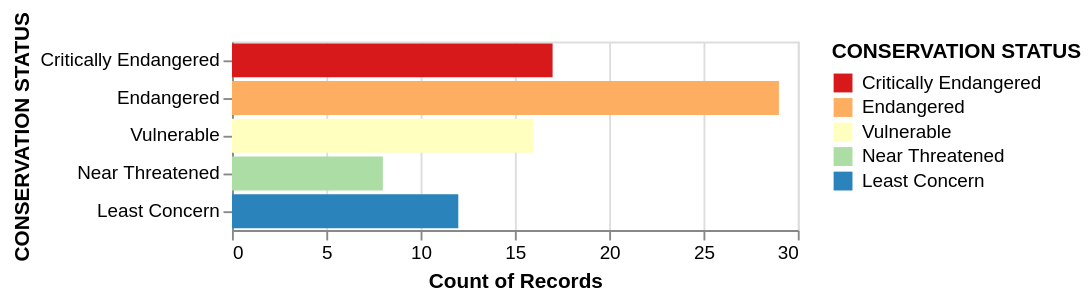

This figure's notebook cell:
### Markdown cell above
### Conservation Status

### Code cell
alt.Chart(wwfSpeciesList).mark_bar().encode(
    alt.X("count(CONSERVATION STATUS):Q"),
    alt.Y("CONSERVATION STATUS:N")
        .scale(domain=["Critically Endangered", "Endangered", "Vulnerable", "Near Threatened", "Least Concern"]),
    alt.Color("CONSERVATION STATUS:N").scale(
        domain=["Critically Endangered", "Endangered", "Vulnerable", "Near Threatened", "Least Concern"],
        range=["#d7191c", "#fdae61", "#ffffbf", "#abdda4", "#2a83ba"]
    )
).transform_filter(alt.datum["CONSERVATION STATUS"] != "")

### Figure 1 — Vega-Lite specification as saved in the notebook (floating-point values rounded to 4 significant figures)
{"config": {"view": {"continuousWidth": 300, "continuousHeight": 300}}, "data": {"name": "data-e80cb87e82b1775128dae272ba3446ce"}, "mark": {"type": "bar"}, "encoding": {"color": {"field": "CONSERVATION STATUS", "scale": {"domain": ["Critically Endangered", "Endangered", "Vulnerable", "Near Threatened", "Least Concern"], "range": ["#d7191c", "#fdae61", "#ffffbf", "#abdda4", "#2a83ba"]}, "type": "nominal"}, "x": {"aggregate": "count", "field": "CONSERVATION STATUS", "type": "quantitative"}, "y": {"field": "CONSERVATION STATUS", "scale": {"domain": ["Critically Endangered", "Endangered", "Vulnerable", "Near Threatened", "Least Concern"]}, "type": "nominal"}}, "transform": [{"filter": "(datum['CONSERVATION STATUS'] !== '')"}], "$schema": "https://vega.github.io/schema/vega-lite/v5.20.1.json", "datasets": {"data-e80cb87e82b1775128dae272ba3446ce": [{"COMMON NAME": "African forest elephant", "SCIENTIFIC NAME": null, "CONSERVATION STATUS": "Critically Endangered", "LAND/WATER": "Land", "ANIMAL CLASS": "Mammal"}, {"COMMON NAME": "Amur Leopard", "SCIENTIFIC NAME": "Panthera pardus orientalis", "CONSERVATION STATUS": "Critically Endangered", "LAND/WATER": "Land", "ANIMAL CLASS": "Mammal"}, {"COMMON NAME": "Black Rhino", "SCIENTIFIC NAME": "Diceros bicornis", "CONSERVATION STATUS": "Critically Endangered", "LAND/WATER": "Land", "ANIMAL CLASS": "Mammal"}, {"COMMON NAME": "Bornean Orangutan", "SCIENTIFIC NAME": "Pongo pygmaeus", "CONSERVATION STATUS": "Critically Endangered", "LAND/WATER": "Land", "ANIMAL CLASS": "Mammal"}, {"COMMON NAME": "Cross River Gorilla", "SCIENTIFIC NAME": "Gorilla gorilla diehli", "CONSERVATION STATUS": "Critically Endangered", "LAND/WATER": "Land", "ANIMAL CLASS": "Mammal"}, {"COMMON NAME": "Eastern Lowland Gorilla", "SCIENTIFIC NAME": "Gorilla beringei graueri", "CONSERVATION STATUS": "Critically Endangered", "LAND/WATER": "Land", "ANIMAL CLASS": "Mammal"}, {"COMMON NAME": "Hawksbill Turtle", "SCIENTIFIC NAME": "Eretmochelys imbricata", "CONSERVATION STATUS": "Critically Endangered", "LAND/WATER": "Water", "ANIMAL CLASS": "Reptile"}, {"COMMON NAME": "Javan Rhino", "SCIENTIFIC NAME": "Rhinoceros sondaicus", "CONSERVATION STATUS": "Critically Endangered", "LAND/WATER": "Land", "ANIMAL CLASS": "Mammal"}, {"COMMON NAME": "Orangutan", "SCIENTIFIC NAME": "Pongo abelii, Pongo pygmaeus", "CONSERVATION STATUS": "Critically Endangered", "LAND/WATER": "Land", "ANIMAL CLASS": "Mammal"}, {"COMMON NAME": "Saola", "SCIENTIFIC NAME": "Pseudoryx nghetinhensis", "CONSERVATION STATUS": "Critically Endangered", "LAND/WATER": "Land", "ANIMAL CLASS": "Mammal"}, {"COMMON NAME": "Sumatran Elephant", "SCIENTIFIC NAME": "Elephas maximus sumatranus", "CONSERVATION STATUS": "Critically Endangered", "LAND/WATER": "Land", "ANIMAL CLASS": "Mammal"}, {"COMMON NAME": "Sumatran Orangutan", "SCIENTIFIC NAME": "Pongo abelii", "CONSERVATION STATUS": "Critically Endangered", "LAND/WATER": "Land", "ANIMAL CLASS": "Mammal"}, {"COMMON NAME": "Sumatran Rhino", "SCIENTIFIC NAME": "Dicerorhinus sumatrensis", "CONSERVATION STATUS": "Critically Endangered", "LAND/WATER": "Land", "ANIMAL CLASS": "Mammal"}, {"COMMON NAME": "Sunda Tiger", "SCIENTIFIC NAME": "Panthera tigris sondaica", "CONSERVATION STATUS": "Critically Endangered", "LAND/WATER": "Land", "ANIMAL CLASS": "Mammal"}, {"COMMON NAME": "Vaquita", "SCIENTIFIC NAME": "Phocoena sinus", "CONSERVATION STATUS": "Critically Endangered", "LAND/WATER": "Water", "ANIMAL CLASS": "Mammal"}, {"COMMON NAME": "Western Lowland Gorilla", "SCIENTIFIC NAME": "Gorilla gorilla gorilla", "CONSERVATION STATUS": "Critically Endangered", "LAND/WATER": "Land", "ANIMAL CLASS": "Mammal"}, {"COMMON NAME": "Yangtze Finless Porpoise", "SCIENTIFIC NAME": "Neophocaena asiaeorientalis ssp. asiaeorientalis", "CONSERVATION STATUS": "Critically Endangered", "LAND/WATER": "Water", "ANIMAL CLASS": "Mammal"}, {"COMMON NAME": "African savanna elephant", "SCIENTIFIC NAME": "Loxodonta africana africana", "CONSERVATION STATUS": "Endangered", "LAND/WATER": "Land", "ANIMAL CLASS": "Mammal"}, {"COMMON NAME": "African Wild Dog", "SCIENTIFIC NAME": "Lycaon pictus", "CONSERVATION STATUS": "Endangered", "LAND/WATER": "Land", "ANIMAL CLASS": "Mammal"}, {"COMMON NAME": "Asian Elephant", "SCIENTIFIC NAME": "Elephas maximus indicus", "CONSERVATION STATUS": "Endangered", "LAND/WATER": "Land", "ANIMAL CLASS": "Mammal"}, {"COMMON NAME": "Black-footed Ferret", "SCIENTIFIC NAME": "Mustela nigripes", "CONSERVATION STATUS": "Endangered", "LAND/WATER": "Land", "ANIMAL CLASS": "Mammal"}, {"COMMON NAME": "Blue Whale", "SCIENTIFIC NAME": "Balaenoptera musculus", "CONSERVATION STATUS": "Endangered", "LAND/WATER": "Water", "ANIMAL CLASS": "Mammal"}, {"COMMON NAME": "Bluefin Tuna", "SCIENTIFIC NAME": "Thunnus Thynnus", "CONSERVATION STATUS": "Endangered", "LAND/WATER": "Water", "ANIMAL CLASS": "Fish"}, {"COMMON NAME": "Bonobo", "SCIENTIFIC NAME": "Pan paniscus", "CONSERVATION STATUS": "Endangered", "LAND/WATER": "Land", "ANIMAL CLASS": "Mammal"}, {"COMMON NAME": "Bornean Elephant", "SCIENTIFIC NAME": "Elephas maximus borneensis", "CONSERVATION STATUS": "Endangered", "LAND/WATER": "Land", "ANIMAL CLASS": "Mammal"}, {"COMMON NAME": "Chimpanzee", "SCIENTIFIC NAME": "Pan troglodytes", "CONSERVATION STATUS": "Endangered", "LAND/WATER": "Land", "ANIMAL CLASS": "Mammal"}, {"COMMON NAME": "Fin Whale", "SCIENTIFIC NAME": "Balaenoptera physalus", "CONSERVATION STATUS": "Endangered", "LAND/WATER": "Water", "ANIMAL CLASS": "Mammal"}, {"COMMON NAME": "Galápagos Penguin", "SCIENTIFIC NAME": "Spheniscus mendiculus", "CONSERVATION STATUS": "Endangered", "LAND/WATER": "Water", "ANIMAL CLASS": "Bird"}, {"COMMON NAME": "Ganges River Dolphin", "SCIENTIFIC NAME": "Platanista gangetica gangetica", "CONSERVATION STATUS": "Endangered", "LAND/WATER": "Water", "ANIMAL CLASS": "Mammal"}, {"COMMON NAME": "Green Turtle", "SCIENTIFIC NAME": "Chelonia mydas", "CONSERVATION STATUS": "Endangered", "LAND/WATER": "Water", "ANIMAL CLASS": "Reptile"}, {"COMMON NAME": "Hector's Dolphin", "SCIENTIFIC NAME": "Cephalorhynchus hectori", "CONSERVATION STATUS": "Endangered", "LAND/WATER": "Water", "ANIMAL CLASS": "Mammal"}, {"COMMON NAME": "Humphead Wrasse", "SCIENTIFIC NAME": "Cheilinus undulatus", "CONSERVATION STATUS": "Endangered", "LAND/WATER": "Water", "ANIMAL CLASS": "Fish"}, {"COMMON NAME": "Indian Elephant", "SCIENTIFIC NAME": "Elephas maximus indicus", "CONSERVATION STATUS": "Endangered", "LAND/WATER": "Land", "ANIMAL CLASS": "Mammal"}, {"COMMON NAME": "Indus River Dolphin", "SCIENTIFIC NAME": "Platanista minor", "CONSERVATION STATUS": "Endangered", "LAND/WATER": "Water", "ANIMAL CLASS": "Mammal"}, {"COMMON NAME": "Irrawaddy Dolphin", "SCIENTIFIC NAME": "Orcaella brevirostris", "CONSERVATION STATUS": "Endangered", "LAND/WATER": "Water", "ANIMAL CLASS": "Mammal"}, {"COMMON NAME": "Monarch Butterfly", "SCIENTIFIC NAME": "Danaus plexippus", "CONSERVATION STATUS": "Endangered", "LAND/WATER": "Land", "ANIMAL CLASS": "Insect"}, {"COMMON NAME": "Mountain Gorilla", "SCIENTIFIC NAME": "Gorilla beringei beringei", "CONSERVATION STATUS": "Endangered", "LAND/WATER": "Land", "ANIMAL CLASS": "Mammal"}, {"COMMON NAME": "North Atlantic Right Whale", "SCIENTIFIC NAME": "Eubalaena glacialis", "CONSERVATION STATUS": "Endangered", "LAND/WATER": "Water", "ANIMAL CLASS": "Mammal"}, {"COMMON NAME": "Red Panda", "SCIENTIFIC NAME": "Ailurus fulgens", "CONSERVATION STATUS": "Endangered", "LAND/WATER": "Land", "ANIMAL CLASS": "Mammal"}, {"COMMON NAME": "Sea Lions", "SCIENTIFIC NAME": "Zalophus wollebaeki", "CONSERVATION STATUS": "Endangered", "LAND/WATER": "Water", "ANIMAL CLASS": "Mammal"}, {"COMMON NAME": "Sea Turtle", "SCIENTIFIC NAME": "Cheloniidae and Dermochelyidae families", "CONSERVATION STATUS": "Endangered", "LAND/WATER": "Water", "ANIMAL CLASS": "Reptile"}, {"COMMON NAME": "Sei Whale", "SCIENTIFIC NAME": "Balaenoptera borealis", "CONSERVATION STATUS": "Endangered", "LAND/WATER": "Water", "ANIMAL CLASS": "Mammal"}, {"COMMON NAME": "Sri Lankan Elephant", "SCIENTIFIC NAME": "Elephas maximus maximus", "CONSERVATION STATUS": "Endangered", "LAND/WATER": "Land", "ANIMAL CLASS": "Mammal"}, {"COMMON NAME": "Tiger", "SCIENTIFIC NAME": "Panthera tigris", "CONSERVATION STATUS": "Endangered", "LAND/WATER": "Land", "ANIMAL CLASS": "Mammal"}, {"COMMON NAME": "Whale", "SCIENTIFIC NAME": "Balaenoptera, Balaena, Eschrichtius, and Eubalaen", "CONSERVATION STATUS": "Endangered", "LAND/WATER": "Water", "ANIMAL CLASS": "Mammal"}, {"COMMON NAME": "Whale Shark", "SCIENTIFIC NAME": "Rhincodon typus", "CONSERVATION STATUS": "Endangered", "LAND/WATER": "Water", "ANIMAL CLASS": "Fish"}, {"COMMON NAME": "Bigeye Tuna", "SCIENTIFIC NAME": "Thunnus obesus", "CONSERVATION STATUS": "Vulnerable", "LAND/WATER": "Water", "ANIMAL CLASS": "Fish"}, {"COMMON NAME": "Black Spider Monkey", "SCIENTIFIC NAME": "Ateles paniscus", "CONSERVATION STATUS": "Vulnerable", "LAND/WATER": "Land", "ANIMAL CLASS": "Mammal"}, {"COMMON NAME": "Dugong", "SCIENTIFIC NAME": "Dugong dugon", "CONSERVATION STATUS": "Vulnerable", "LAND/WATER": "Water", "ANIMAL CLASS": "Mammal"}, {"COMMON NAME": "Giant Panda", "SCIENTIFIC NAME": "Ailuropoda melanoleuca", "CONSERVATION STATUS": "Vulnerable", "LAND/WATER": "Land", "ANIMAL CLASS": "Mammal"}, {"COMMON NAME": "Giant Tortoise", "SCIENTIFIC NAME": null, "CONSERVATION STATUS": "Vulnerable", "LAND/WATER": "Land", "ANIMAL CLASS": "Reptile"}, {"COMMON NAME": "Great White Shark", "SCIENTIFIC NAME": "Carcharodon carcharias", "CONSERVATION STATUS": "Vulnerable", "LAND/WATER": "Water", "ANIMAL CLASS": "Fish"}, {"COMMON NAME": "Greater One-Horned Rhino", "SCIENTIFIC NAME": "Rhinoceros unicornis", "CONSERVATION STATUS": "Vulnerable", "LAND/WATER": "Land", "ANIMAL CLASS": "Mammal"}, {"COMMON NAME": "Hippopotamus", "SCIENTIFIC NAME": "Hippopotamus amphibius", "CONSERVATION STATUS": "Vulnerable", "LAND/WATER": "Land", "ANIMAL CLASS": "Mammal"}, {"COMMON NAME": "Leatherback Turtle", "SCIENTIFIC NAME": "Dermochelys coriacea", "CONSERVATION STATUS": "Vulnerable", "LAND/WATER": "Water", "ANIMAL CLASS": "Reptile"}, {"COMMON NAME": "Lion", "SCIENTIFIC NAME": "Panthera Leo", "CONSERVATION STATUS": "Vulnerable", "LAND/WATER": "Land", "ANIMAL CLASS": "Mammal"}, {"COMMON NAME": "Loggerhead Turtle", "SCIENTIFIC NAME": "Caretta caretta", "CONSERVATION STATUS": "Vulnerable", "LAND/WATER": "Water", "ANIMAL CLASS": "Reptile"}, {"COMMON NAME": "Marine Iguana", "SCIENTIFIC NAME": "Amblyrhynchus cristatus", "CONSERVATION STATUS": "Vulnerable", "LAND/WATER": "Land", "ANIMAL CLASS": "Reptile"}, {"COMMON NAME": "Olive Ridley Turtle", "SCIENTIFIC NAME": "Lepidochelys olivacea", "CONSERVATION STATUS": "Vulnerable", "LAND/WATER": "Water", "ANIMAL CLASS": "Reptile"}, {"COMMON NAME": "Polar Bear", "SCIENTIFIC NAME": "Ursus maritimus", "CONSERVATION STATUS": "Vulnerable", "LAND/WATER": "Land", "ANIMAL CLASS": "Mammal"}, {"COMMON NAME": "Snow Leopard", "SCIENTIFIC NAME": "Panthera uncia", "CONSERVATION STATUS": "Vulnerable", "LAND/WATER": "Land", "ANIMAL CLASS": "Mammal"}, {"COMMON NAME": "Southern rockhopper penguin", "SCIENTIFIC NAME": "Eudyptes chrysocome", "CONSERVATION STATUS": "Vulnerable", "LAND/WATER": "Water", "ANIMAL CLASS": "Bird"}, {"COMMON NAME": "Albacore Tuna", "SCIENTIFIC NAME": "Thunnus alalunga", "CONSERVATION STATUS": "Near Threatened", "LAND/WATER": "Water", "ANIMAL CLASS": "Fish"}, {"COMMON NAME": "Beluga", "SCIENTIFIC NAME": "Delphinapterus leucas", "CONSERVATION STATUS": "Near Threatened", "LAND/WATER": "Water", "ANIMAL CLASS": "Mammal"}, {"COMMON NAME": "Greater Sage-Grouse", "SCIENTIFIC NAME": "Centrocercus urophasianus", "CONSERVATION STATUS": "Near Threatened", "LAND/WATER": "Land", "ANIMAL CLASS": "Bird"}, {"COMMON NAME": "Jaguar", "SCIENTIFIC NAME": "Panthera onca", "CONSERVATION STATUS": "Near Threatened", "LAND/WATER": "Land", "ANIMAL CLASS": "Mammal"}, {"COMMON NAME": "Mountain Plover", "SCIENTIFIC NAME": "Charadrius montanus", "CONSERVATION STATUS": "Near Threatened", "LAND/WATER": "Land", "ANIMAL CLASS": "Bird"}, {"COMMON NAME": "Plains Bison", "SCIENTIFIC NAME": "Bison bison bison", "CONSERVATION STATUS": "Near Threatened", "LAND/WATER": "Land", "ANIMAL CLASS": "Mammal"}, {"COMMON NAME": "White Rhino", "SCIENTIFIC NAME": "Ceratotherium simum", "CONSERVATION STATUS": "Near Threatened", "LAND/WATER": "Land", "ANIMAL CLASS": "Mammal"}, {"COMMON NAME": "Yellowfin Tuna", "SCIENTIFIC NAME": "Thunnus albacares", "CONSERVATION STATUS": "Near Threatened", "LAND/WATER": "Water", "ANIMAL CLASS": "Fish"}, {"COMMON NAME": "Arctic Fox", "SCIENTIFIC NAME": "Vulpes lagopus", "CONSERVATION STATUS": "Least Concern", "LAND/WATER": "Land", "ANIMAL CLASS": "Mammal"}, {"COMMON NAME": "Arctic Wolf", "SCIENTIFIC NAME": "Canis lupus arctos", "CONSERVATION STATUS": "Least Concern", "LAND/WATER": "Land", "ANIMAL CLASS": "Mammal"}, {"COMMON NAME": "Bowhead Whale", "SCIENTIFIC NAME": "Balaena mysticetus", "CONSERVATION STATUS": "Least Concern", "LAND/WATER": "Water", "ANIMAL CLASS": "Mammal"}, {"COMMON NAME": "Brown Bear", "SCIENTIFIC NAME": "Ursus arctos", "CONSERVATION STATUS": "Least Concern", "LAND/WATER": "Land", "ANIMAL CLASS": "Mammal"}, {"COMMON NAME": "Common Bottlenose Dolphin", "SCIENTIFIC NAME": "Tursiops truncates", "CONSERVATION STATUS": "Least Concern", "LAND/WATER": "Water", "ANIMAL CLASS": "Mammal"}, {"COMMON NAME": "Gray Whale", "SCIENTIFIC NAME": "Eschrichtius robustus", "CONSERVATION STATUS": "Least Concern", "LAND/WATER": "Land", "ANIMAL CLASS": "Mammal"}, {"COMMON NAME": "Macaw", "SCIENTIFIC NAME": "Ara ararauna", "CONSERVATION STATUS": "Least Concern", "LAND/WATER": "Land", "ANIMAL CLASS": "Bird"}, {"COMMON NAME": "Narwhal", "SCIENTIFIC NAME": "Monodon monoceros", "CONSERVATION STATUS": "Least Concern", "LAND/WATER": "Water", "ANIMAL CLASS": "Mammal"}, {"COMMON NAME": "Pronghorn", "SCIENTIFIC NAME": "Antilocarpa americana", "CONSERVATION STATUS": "Least Concern", "LAND/WATER": "Land", "ANIMAL CLASS": "Mammal"}, {"COMMON NAME": "Skipjack Tuna", "SCIENTIFIC NAME": "Katsuwonus pelamis", "CONSERVATION STATUS": "Least Concern", "LAND/WATER": "Water", "ANIMAL CLASS": "Fish"}, {"COMMON NAME": "Swift Fox", "SCIENTIFIC NAME": "Vulpes velox", "CONSERVATION STATUS": "Least Concern", "LAND/WATER": "Land", "ANIMAL CLASS": "Mammal"}, {"COMMON NAME": "Tree Kangaroo", "SCIENTIFIC NAME": "Dendrolagus sp.", "CONSERVATION STATUS": "Least Concern", "LAND/WATER": "Land", "ANIMAL CLASS": "Mammal"}, {"COMMON NAME": "African Elephant", "SCIENTIFIC NAME": "Loxodonta africana", "CONSERVATION STATUS": null, "LAND/WATER": "Land", "ANIMAL CLASS": "Mammal"}, {"COMMON NAME": "Amazon River Dolphin", "SCIENTIFIC NAME": "Scientific Name Inia geoffrensis", "CONSERVATION STATUS": null, "LAND/WATER": "Water", "ANIMAL CLASS": "Mammal"}, {"COMMON NAME": "Continental Tiger", "SCIENTIFIC NAME": "Panthera tigris tigris", "CONSERVATION STATUS": null, "LAND/WATER": "Land", "ANIMAL CLASS": "Mammal"}, {"COMMON NAME": "Dolphins and Porpoises", "SCIENTIFIC NAME": null, "CONSERVATION STATUS": null, "LAND/WATER": "Water", "ANIMAL CLASS": "Mammal"}, {"COMMON NAME": "Elephant", "SCIENTIFIC NAME": null, "CONSERVATION STATUS": null, "LAND/WATER": "Land", "ANIMAL CLASS": "Mammal"}, {"COMMON NAME": "Gorilla", "SCIENTIFIC NAME": "Gorilla gorilla and Gorilla beringei", "CONSERVATION STATUS": null, "LAND/WATER": "Land", "ANIMAL CLASS": "Mammal"}, {"COMMON NAME": "Pacific Salmon", "SCIENTIFIC NAME": null, "CONSERVATION STATUS": null, "LAND/WATER": "Water", "ANIMAL CLASS": "Fish"}, {"COMMON NAME": "Pangolin", "SCIENTIFIC NAME": null, "CONSERVATION STATUS": null, "LAND/WATER": "Land", "ANIMAL CLASS": "Mammal"}, {"COMMON NAME": "Penguin", "SCIENTIFIC NAME": "Spheniscidae", "CONSERVATION STATUS": null, "LAND/WATER": "Land", "ANIMAL CLASS": "Bird"}, {"COMMON NAME": "Poison Dart Frog", "SCIENTIFIC NAME": "Dendrobates species", "CONSERVATION STATUS": null, "LAND/WATER": "Land", "ANIMAL CLASS": "Amphibian"}, {"COMMON NAME": "Rhino", "SCIENTIFIC NAME": null, "CONSERVATION STATUS": null, "LAND/WATER": "Land", "ANIMAL CLASS": "Mammal"}, {"COMMON NAME": "Seals", "SCIENTIFIC NAME": null, "CONSERVATION STATUS": null, "LAND/WATER": "Land", "ANIMAL CLASS": "Mammal"}, {"COMMON NAME": "Shark", "SCIENTIFIC NAME": null, "CONSERVATION STATUS": null, "LAND/WATER": "Water", "ANIMAL CLASS": "Fish"}, {"COMMON NAME": "Sloth", "SCIENTIFIC NAME": null, "CONSERVATION STATUS": null, "LAND/WATER": "Land", "ANIMAL CLASS": "Mammal"}, {"COMMON NAME": "Tuna", "SCIENTIFIC NAME": "Thunnus and Katsuwonus species", "CONSERVATION STATUS": null, "LAND/WATER": "Water", "ANIMAL CLASS": "Fish"}]}}
